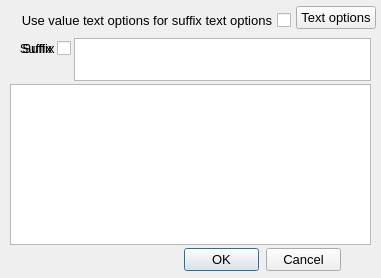
<?xml version="1.0" encoding="UTF-8"?>
<ui version="4.0">
 <class>DimensionSuffix0_Dialog</class>
 <widget class="QDialog" name="DimensionSuffix0_Dialog">
  <property name="geometry">
   <rect>
    <x>0</x>
    <y>0</y>
    <width>381</width>
    <height>278</height>
   </rect>
  </property>
  <property name="font">
   <font>
    <pointsize>10</pointsize>
   </font>
  </property>
  <property name="windowTitle">
   <string>Dimension suffix options</string>
  </property>
  <widget class="QPushButton" name="_1">
   <property name="geometry">
    <rect>
     <x>184</x>
     <y>248</y>
     <width>75</width>
     <height>23</height>
    </rect>
   </property>
   <property name="font">
    <font>
     <family>Arial</family>
     <pointsize>10</pointsize>
    </font>
   </property>
   <property name="text">
    <string>OK</string>
   </property>
   <property name="default">
    <bool>true</bool>
   </property>
  </widget>
  <widget class="QGraphicsView" name="_103">
   <property name="geometry">
    <rect>
     <x>10</x>
     <y>84</y>
     <width>361</width>
     <height>161</height>
    </rect>
   </property>
  </widget>
  <widget class="QPushButton" name="_101">
   <property name="geometry">
    <rect>
     <x>296</x>
     <y>6</y>
     <width>80</width>
     <height>23</height>
    </rect>
   </property>
   <property name="font">
    <font>
     <family>Arial</family>
     <pointsize>10</pointsize>
    </font>
   </property>
   <property name="text">
    <string>Text options</string>
   </property>
  </widget>
  <widget class="QCheckBox" name="_100">
   <property name="enabled">
    <bool>true</bool>
   </property>
   <property name="geometry">
    <rect>
     <x>8</x>
     <y>10</y>
     <width>283</width>
     <height>21</height>
    </rect>
   </property>
   <property name="font">
    <font>
     <family>Arial</family>
     <pointsize>10</pointsize>
    </font>
   </property>
   <property name="layoutDirection">
    <enum>Qt::RightToLeft</enum>
   </property>
   <property name="text">
    <string>Use value text options for suffix text options</string>
   </property>
   <property name="checkable">
    <bool>true</bool>
   </property>
   <property name="checked">
    <bool>false</bool>
   </property>
   <property name="tristate">
    <bool>false</bool>
   </property>
  </widget>
  <widget class="QPushButton" name="_2">
   <property name="geometry">
    <rect>
     <x>266</x>
     <y>248</y>
     <width>75</width>
     <height>23</height>
    </rect>
   </property>
   <property name="font">
    <font>
     <family>Arial</family>
     <pointsize>10</pointsize>
    </font>
   </property>
   <property name="text">
    <string>Cancel</string>
   </property>
  </widget>
  <widget class="QPlainTextEdit" name="_102">
   <property name="geometry">
    <rect>
     <x>74</x>
     <y>38</y>
     <width>297</width>
     <height>43</height>
    </rect>
   </property>
   <property name="plainText">
    <string/>
   </property>
  </widget>
  <widget class="QLabel" name="SuffixLabel">
   <property name="enabled">
    <bool>true</bool>
   </property>
   <property name="geometry">
    <rect>
     <x>10</x>
     <y>40</y>
     <width>57</width>
     <height>16</height>
    </rect>
   </property>
   <property name="font">
    <font>
     <family>Arial</family>
     <pointsize>10</pointsize>
    </font>
   </property>
   <property name="layoutDirection">
    <enum>Qt::LeftToRight</enum>
   </property>
   <property name="text">
    <string>Suffix</string>
   </property>
   <property name="alignment">
    <set>Qt::AlignCenter</set>
   </property>
  </widget>
  <widget class="QCheckBox" name="_104">
   <property name="geometry">
    <rect>
     <x>14</x>
     <y>38</y>
     <width>57</width>
     <height>20</height>
    </rect>
   </property>
   <property name="font">
    <font>
     <family>Arial</family>
     <pointsize>10</pointsize>
    </font>
   </property>
   <property name="layoutDirection">
    <enum>Qt::RightToLeft</enum>
   </property>
   <property name="text">
    <string>Suffix</string>
   </property>
   <property name="tristate">
    <bool>false</bool>
   </property>
  </widget>
  <zorder>SuffixLabel</zorder>
  <zorder>_104</zorder>
  <zorder>_1</zorder>
  <zorder>_103</zorder>
  <zorder>_101</zorder>
  <zorder>_100</zorder>
  <zorder>_2</zorder>
  <zorder>_102</zorder>
 </widget>
 <tabstops>
  <tabstop>_102</tabstop>
  <tabstop>_100</tabstop>
  <tabstop>_101</tabstop>
  <tabstop>_1</tabstop>
  <tabstop>_2</tabstop>
  <tabstop>_103</tabstop>
 </tabstops>
 <resources/>
 <connections/>
</ui>
